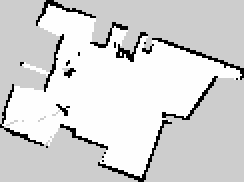
#> input picture raw_data/penn/data_kyle/map.pgm, 122 x 91 px, found by its file name (shown 2 times larger)
$ python unload.py data_kyle_clean/map.pgm
#> lines starting #> are read from the running program, lines starting #| are printed output that depends on the picture; after the words box and inside, x2 and y2 are one past the last pixel; in counts of white or black regions, pixels touching at a corner belong together
### raw_data/shared_structs/data_structs.py
import argparse
from pathlib import Path
import numpy as np
import matplotlib.pyplot as plt
from typing import Optional, Tuple, List
from PIL import Image
import copy
import math
import cv2

ROBOT_FRAME_SIZE = [160, 160]


class SE2():

    # [4 lines left out: function __init__, not called in this run]

    def center(self) -> np.ndarray:
        return np.array([self.x, self.y])

    def theta_deg(self) -> float:
        return np.rad2deg(self.theta)

    # [6 lines left out: function from_serializable, not called in this run]

    def __repr__(self) -> str:
        return f'({self.x}, {self.y}, {self.theta})'


class LaserScan():

    def __init__(self, ranges: np.ndarray, angles: np.ndarray):
        self.ranges = ranges
        self.angles = angles

    # [114 lines left out: functions to_points, to_global, from_serializable, ego_occupancy, not called in this run]


class MapWrapper():

    def __init__(self, cells: np.ndarray, origin: np.ndarray,
                 resolution: float):
        # cells is a 2D array of 0, 1, or 2
        # 0 unknown
        # 1 is free
        # 2 is occupied
        self.cells = cells
        self.origin = origin
        self.resolution = resolution

        assert self.cells.ndim == 2, "Cells must be 2D array"
        assert (set(np.unique(self.cells)) - set([0, 1, 2])) == set(), \
            "Cells must be 0, 1, or 2"

    # [15 lines left out: function _world_to_map, not called in this run]

    def _map_to_world(self, map: np.ndarray) -> np.ndarray:
        return map * self.resolution + self.origin

    # [81 lines left out: functions place_pose_laser, extract_region, extract_region, not called in this run]

### raw_data/penn/unload.py
import sys
# Add . to path so we can import from shared_structs
sys.path.append('raw_data/')

import argparse
import numpy as np
import pickle
import copy
import cv2
import matplotlib.pyplot as plt
import yaml

from pathlib import Path
from demo_ros.robot_messaging.serializable_pose import SerializablePose
from demo_ros.robot_messaging.serializable_laser_scan import SerializableLaserScan

from typing import Tuple, Union, List

from shared_structs.data_structs import SE2, LaserScan, MapWrapper, ROBOT_FRAME_SIZE

from functools import partial

# Get path to data from command line
parser = argparse.ArgumentParser()
parser.add_argument('data_path', type=Path, help='Data path.')
args = parser.parse_args()


# [5 lines left out: function load_pickle, not called in this run]


class SequenceDir():

    def __init__(self, data_path: Path):
        self.data_path = Path(data_path)

        # Extract the `.pkl` files
        self.sequence_files = sorted(e for e in self.data_path.glob('*.pkl')
                                     if e.name != 'map.pkl')

        self.sequence: List[Tuple[SerializableLaserScan, SerializablePose]] = [
            load_pickle(f) for f in self.sequence_files
        ]

        # Convert to standard types
        self.sequence = [(LaserScan.from_serializable(scan),
                          SE2.from_serializable(pose))
                         for scan, pose in self.sequence]

        self.map = self._load_map()

    def _load_map(self) -> MapWrapper:
        """
        Load the map from the map file.
        """
        map_img_path = self.data_path / 'map.pgm'
        map_metadata_path = self.data_path / 'map.yaml'
        map_img = cv2.imread(str(map_img_path), cv2.IMREAD_GRAYSCALE)
#> map_img is the input picture: shape (91, 122); min 0, max 254, mean 213
        # load yaml metadata
        with open(map_metadata_path, 'r') as f:
            map_metadata = yaml.load(f, Loader=yaml.FullLoader)
        # Walls are 2
        map_img[map_img == 0] = 2
#> map_img: shape (91, 122); 5.78% of pixels changed, all inside (x1, y1, x2, y2) = (0, 0, 122, 91)
        # Free space is 1
        map_img[map_img == 254] = 1
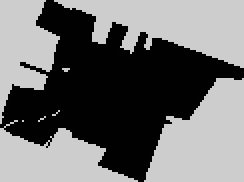
#> map_img: shape (91, 122) (shown 2 times larger); min 1, max 205, mean 110.5
        # Unknown space is 0
        map_img[map_img == 205] = 0
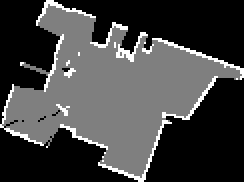
#> map_img: shape (91, 122) (shown 2 times larger); min 0, max 2, mean 0.521; drawn with min black and max white
        map_img = map_img.astype(np.int8)

        cells = map_img

        resolution = map_metadata['resolution']
        origin = -np.array(map_metadata['origin'][:2])

        return MapWrapper(cells=cells, resolution=resolution, origin=origin)

    def __len__(self):
        return len(self.sequence)

    def __getitem__(self, index) -> Tuple[LaserScan, SE2]:
        laser_scan, pose = self.sequence[index]
        return laser_scan, pose

    def _visualize_input_outputs(self):

        for idx in range(len(self)):
            laser_scan, pose = self[idx]
            ego_grid_occ = laser_scan.ego_occupancy(self.map.resolution)
            print("ego_grid_occ.shape:", ego_grid_occ.shape)
            print(ego_grid_occ[70, 100])
            ground_truth_label = self.map.extract_region(pose)

            fig, ax = plt.subplots(2, 1, figsize=(5, 10))
            ax[0].imshow(ego_grid_occ, norm=None)
            # ax[1].imshow(np.flip(ground_truth_label, axis=1))
            fig.colorbar(ax[1].imshow(np.flip(ground_truth_label, axis=1)))
            plt.show()

    # [85 lines left out: function _manually_align_pose_points, not called in this run]


# Load data
data_dir = SequenceDir(args.data_path)
# Visualize the map
data_dir._visualize_input_outputs()
